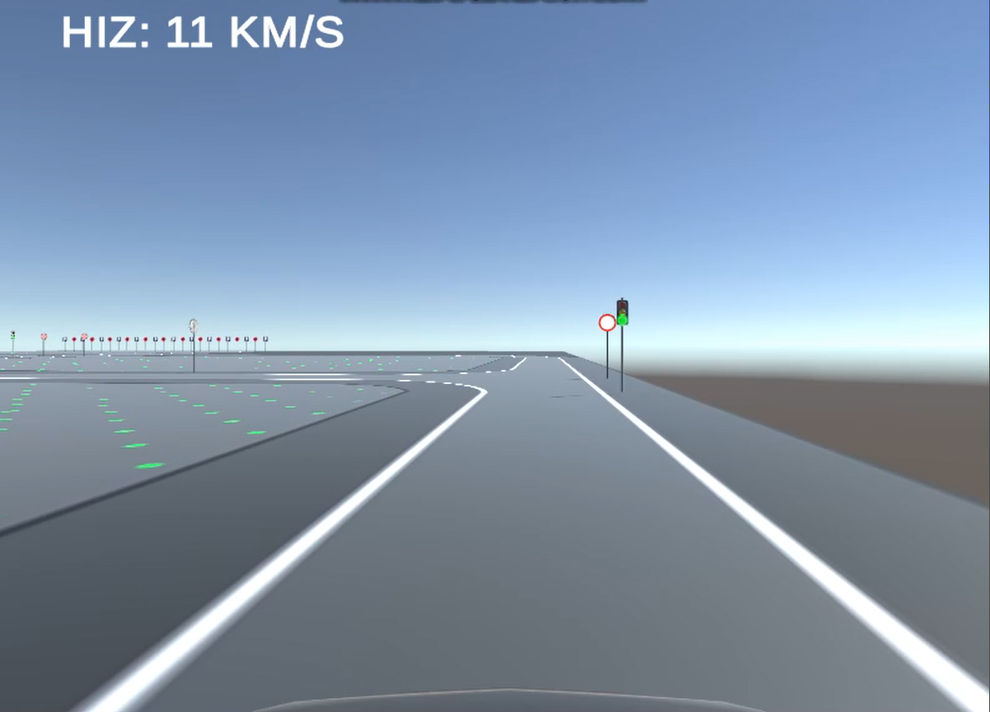
#> input picture test/test.png, 990 x 712 px, shrunk from 1201 x 864 before the run
$ python -i test_bitis_durma.py   (imports and definitions only)
#> lines starting #> are read from the running program, lines starting #| are printed output that depends on the picture; after the words box and inside, x2 and y2 are one past the last pixel; in counts of white or black regions, pixels touching at a corner belong together
# -*- coding: utf-8 -*-
"""
Created on Sat Mar 30 08:59:15 2019

@author: MFYDUCK
"""


import numpy as np
import cv2
import math


def mfy(img):
    """
    @author: MFYDUCK
    Tek seride belli msafe kalınca true döndürür.
    (tabela gölgesinden dolayı hata alır.)
    """

    #RESMİ BELLEĞE ALMAK

    #2.yol
    #cv2
    # Load an color image in grayscale

    #------------------------------------------------------------------------------
    #KENAR ALGILAMA
    # Burada gri tonlamaya dönüştür.
    gray_image = cv2.cvtColor (img, cv2.COLOR_RGB2GRAY)
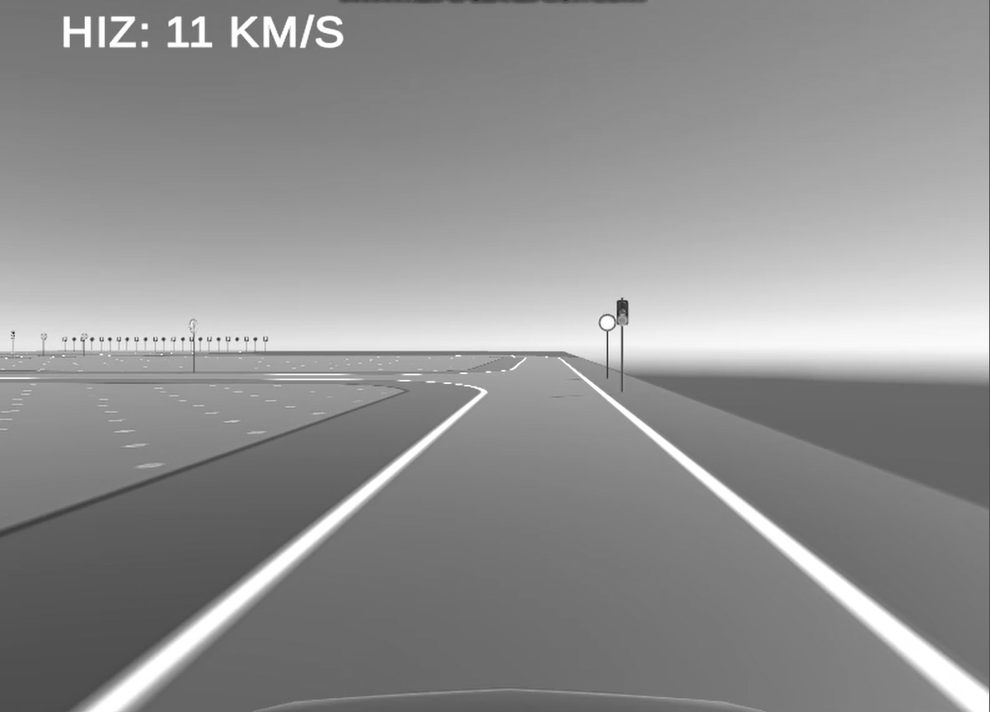
#> gray_image: shape (712, 990); min 39, max 255, mean 144.3
    # Canny Edge Detection'ı buradan arayın.
    cannyed_image = cv2.Canny (gray_image, 110, 200)
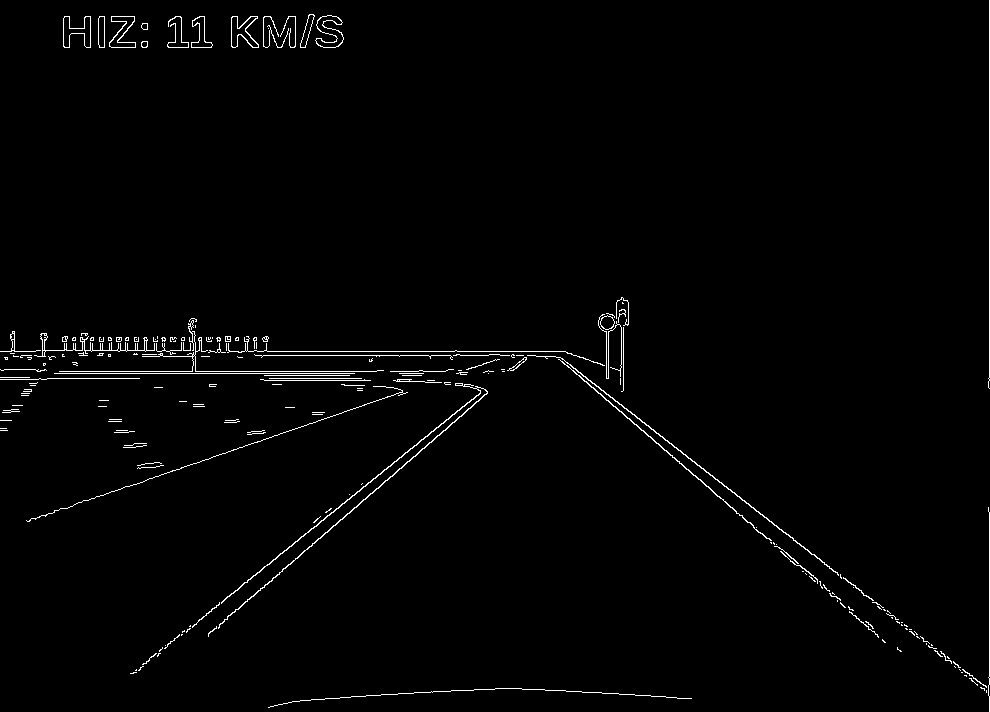
#> cannyed_image: shape (712, 990); 1.4% white in thin lines or dots

    #------------------------------------------------------------------------------
    #RESMİN İLGİLİ BÖLGESİNİ ALMAK

    height, width, channels = img.shape
#> height = 712; width = 990; channels = 3
    region_of_interest_vertices = [(0, height-int(height*0.041)),
                              (0, height-int(height*0.2)),
                              (int(width/2)-int(width*0.078),height-int(height*0.416)),
                              (int(width/2) + int(width*0.078),height-int(height*0.416)),
                              (width,height-int(height*0.2)),
                              (width,height-int(height*0.041)),]
    #daha sonra bulunan noktaları matris olarak vermeliyim
    #------------------------------------------------------------------------------
    #RESMİN İLGİLİ BÖLGESİNİ KIRPMAK
    def region_of_interest(img, vertices):
        # Define a blank matrix that matches the image height/width.
        mask = np.zeros_like(img)
        # Retrieve the number of color channels of the image.
        channel_count = 4
        # Create a match color with the same color channel counts.
        match_mask_color = (255,) * channel_count

        # Fill inside the polygon
        cv2.fillPoly(mask, vertices, match_mask_color)
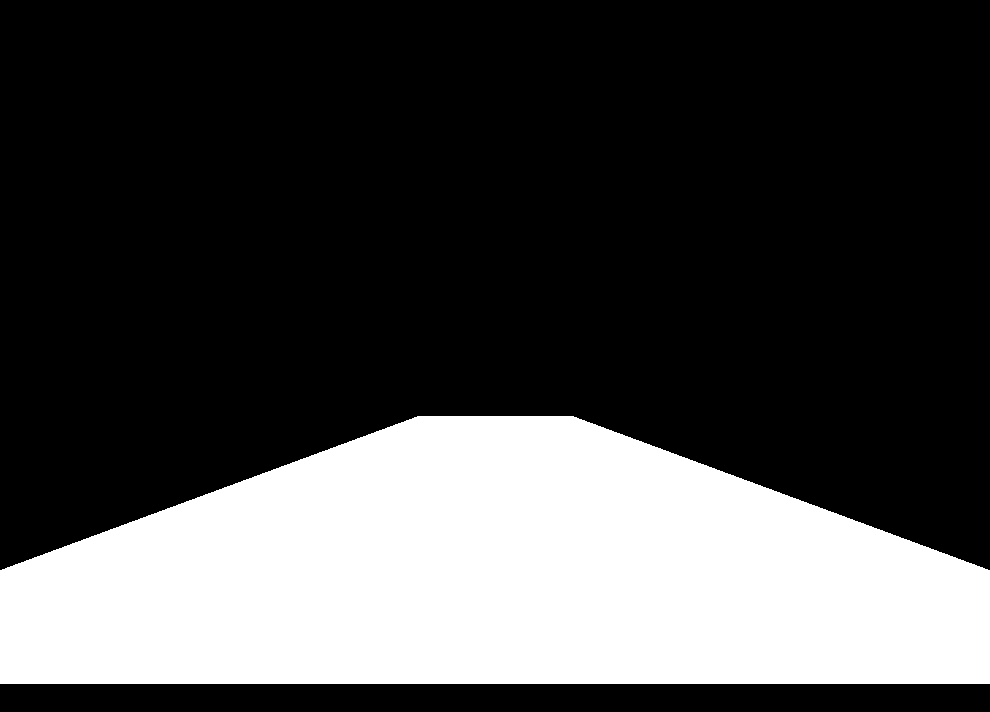
#> mask: shape (712, 990); 28.5% white; 1 white region, box (x1, y1, x2, y2) and area: (0, 416, 990, 684) 200871

        # Returning the image only where mask pixels match
        masked_image = cv2.bitwise_and(img, mask)
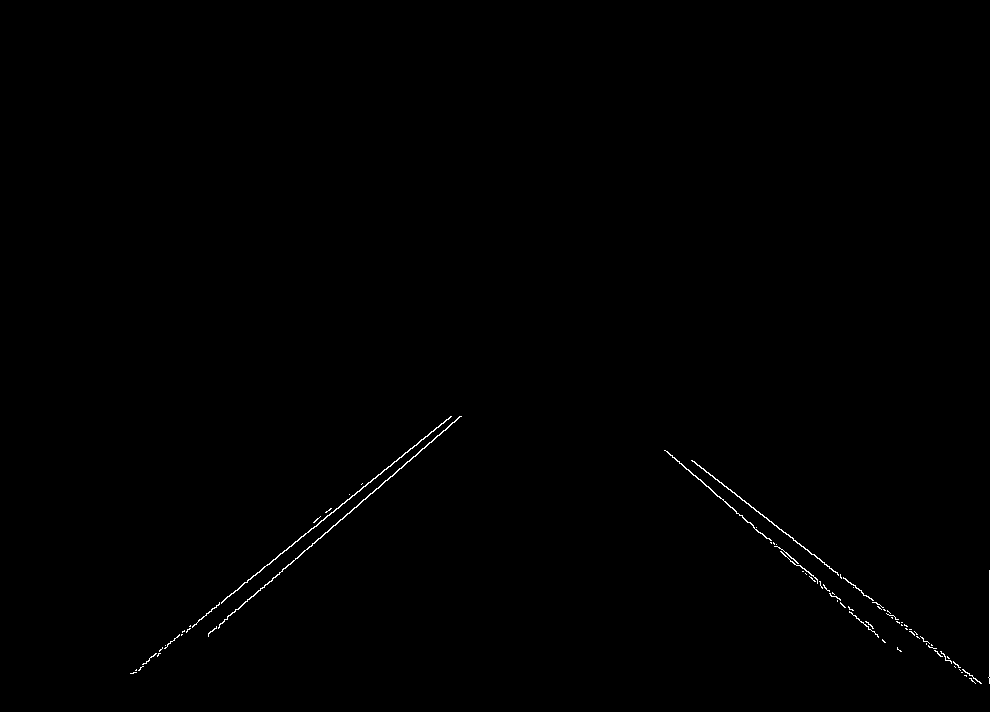
#> masked_image: shape (712, 990); 0.31% white in thin lines or dots, all inside (x1, y1, x2, y2) = (130, 416, 990, 684)

        return masked_image


    cropped_image = region_of_interest(cannyed_image,np.array([region_of_interest_vertices], np.int32),)

    #------------------------------------------------------------------------------
    #KENAR piksellerinden serit oluşturmak
    lines = cv2.HoughLinesP(cropped_image,rho=6,theta=np.pi / 60,threshold=160,lines=np.array([]),
        minLineLength=40,maxLineGap=25)
#> lines = 15 rows, first 6: [135, 672, 451, 416], [782, 549, 884, 641], [887, 614, 981, 683], [327, 532, 390, 476], [723, 499, 849, 612], [779, 529, 855, 585]


    #------------------------------------------------------------------------------
    def draw_lines(img, lines, color=[0, 0, 255], thickness=3):
        # If there are no lines to draw, exit.
        if lines is None:
            return
        # Make a copy of the original image.
        img = np.copy(img)
        # Create a blank image that matches the original in size.
        line_img = np.zeros((img.shape[0],img.shape[1],channels),dtype=np.uint8,)
        # Loop over all lines and draw them on the blank image.
        for line in lines:
            for x1, y1, x2, y2 in line:
                cv2.line(line_img, (x1, y1), (x2, y2), color, thickness)
                # Merge the image with the lines onto the original.
        img = cv2.addWeighted(img,0.8,line_img,1.0, 0.0)
        # Return the modified image.
        return img
    #---------------------------------------------------------------------------------------
    #SERİTLERİN EĞİMİNİ BULMAK

    min_line_y = 0
    piksel=0
    for line in lines:
        for x1, y1, x2, y2 in line:
            slope = (y2 - y1) / (x2 - x1) # <-- Calculating the slope.
            if math.fabs(slope) > 0.1: # <-- Only consider extreme slope,eğim yatay değilse cık
                continue
            elif int((y1+y2)/2) > min_line_y :  # <-- Otherwise, right group.
                min_line_y=int((y1+y2)/2)
#> this loop made 15 passes
#> line on passes 1 to 12: [[135, 672, 451, 416]], [[782, 549, 884, 641]], [[887, 614, 981, 683]], [[327, 532, 390, 476]], [[723, 499, 849, 612]], [[779, 529, 855, 585]], [[218, 628, 312, 543]], [[872, 602, 972, 675]], [[700, 479, 802, 571]], [[724, 486, 767, 518]], [[271, 581, 363, 499]], [[824, 564, 888, 611]]
#> after the loop, min_line_y = 0


    piksel=height-min_line_y
#> piksel = 712
    if(piksel<int(height*0.41)):
        return True
    else:
       return False


>>> import cv2
>>> picture = cv2.cvtColor(cv2.imread('../test/test.png'), cv2.COLOR_BGR2RGB)
>>> result = mfy(picture)
#> result = False
